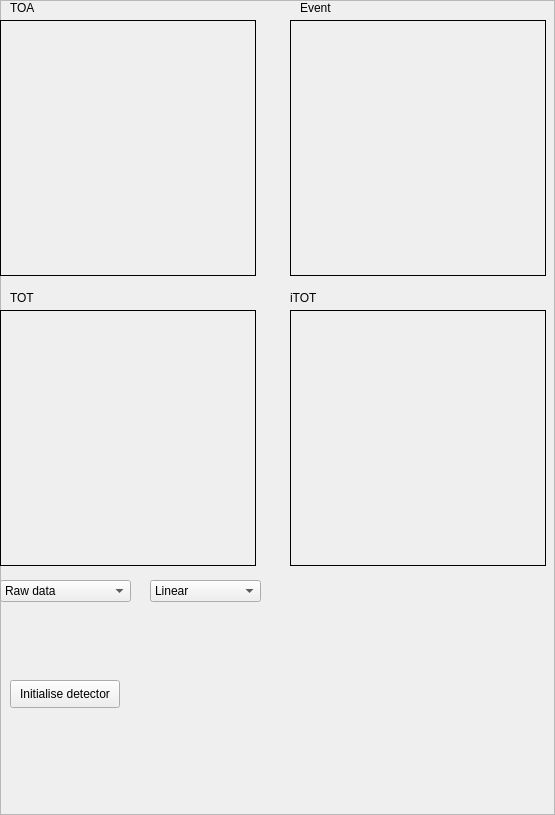
     <widget class="QFrame" name="frame">
      <property name="sizePolicy">
       <sizepolicy hsizetype="Ignored" vsizetype="Ignored">
        <horstretch>0</horstretch>
        <verstretch>0</verstretch>
       </sizepolicy>
      </property>
      <property name="frameShape">
       <enum>QFrame::StyledPanel</enum>
      </property>
      <property name="frameShadow">
       <enum>QFrame::Raised</enum>
      </property>
      <widget class="QLabel" name="label_image_frame1">
       <property name="geometry">
        <rect>
         <x>0</x>
         <y>20</y>
         <width>256</width>
         <height>256</height>
        </rect>
       </property>
       <property name="sizePolicy">
        <sizepolicy hsizetype="Ignored" vsizetype="Ignored">
         <horstretch>0</horstretch>
         <verstretch>0</verstretch>
        </sizepolicy>
       </property>
       <property name="minimumSize">
        <size>
         <width>256</width>
         <height>256</height>
        </size>
       </property>
       <property name="frameShape">
        <enum>QFrame::Box</enum>
       </property>
       <property name="text">
        <string/>
       </property>
      </widget>
      <widget class="QLabel" name="label_image_frame2">
       <property name="geometry">
        <rect>
         <x>0</x>
         <y>310</y>
         <width>256</width>
         <height>256</height>
        </rect>
       </property>
       <property name="frameShape">
        <enum>QFrame::Box</enum>
       </property>
       <property name="text">
        <string/>
       </property>
      </widget>
      <widget class="QLabel" name="label_measurement_type1">
       <property name="geometry">
        <rect>
         <x>10</x>
         <y>0</y>
         <width>55</width>
         <height>16</height>
        </rect>
       </property>
       <property name="text">
        <string>TOA</string>
       </property>
      </widget>
      <widget class="QLabel" name="label_measurement_type2">
       <property name="geometry">
        <rect>
         <x>10</x>
         <y>290</y>
         <width>55</width>
         <height>16</height>
        </rect>
       </property>
       <property name="text">
        <string>TOT</string>
       </property>
      </widget>
      <widget class="QLabel" name="label_image_frame3">
       <property name="geometry">
        <rect>
         <x>290</x>
         <y>20</y>
         <width>256</width>
         <height>256</height>
        </rect>
       </property>
       <property name="frameShape">
        <enum>QFrame::Box</enum>
       </property>
       <property name="text">
        <string/>
       </property>
      </widget>
      <widget class="QLabel" name="label_measurement_type3">
       <property name="geometry">
        <rect>
         <x>300</x>
         <y>0</y>
         <width>55</width>
         <height>16</height>
        </rect>
       </property>
       <property name="text">
        <string>Event</string>
       </property>
      </widget>
      <widget class="QLabel" name="label_image_frame4">
       <property name="geometry">
        <rect>
         <x>290</x>
         <y>310</y>
         <width>256</width>
         <height>256</height>
        </rect>
       </property>
       <property name="frameShape">
        <enum>QFrame::Box</enum>
       </property>
       <property name="text">
        <string/>
       </property>
      </widget>
      <widget class="QLabel" name="label_measurement_type4">
       <property name="geometry">
        <rect>
         <x>290</x>
         <y>290</y>
         <width>55</width>
         <height>16</height>
        </rect>
       </property>
       <property name="text">
        <string>iTOT</string>
       </property>
      </widget>
      <widget class="QLabel" name="label_8">
       <property name="geometry">
        <rect>
         <x>-170</x>
         <y>775</y>
         <width>55</width>
         <height>31</height>
        </rect>
       </property>
       <property name="text">
        <string>TextLabel</string>
       </property>
      </widget>
      <widget class="QLabel" name="label_counter">
       <property name="geometry">
        <rect>
         <x>10</x>
         <y>760</y>
         <width>431</width>
         <height>31</height>
        </rect>
       </property>
       <property name="text">
        <string/>
       </property>
      </widget>
      <widget class="QComboBox" name="comboBox_image_log_scale">
       <property name="geometry">
        <rect>
         <x>150</x>
         <y>580</y>
         <width>111</width>
         <height>22</height>
        </rect>
       </property>
       <item>
        <property name="text">
         <string>Linear</string>
        </property>
       </item>
       <item>
        <property name="text">
         <string>Logarithm</string>
        </property>
       </item>
      </widget>
      <widget class="QLabel" name="label_demo_mode">
       <property name="geometry">
        <rect>
         <x>130</x>
         <y>680</y>
         <width>201</width>
         <height>21</height>
        </rect>
       </property>
       <property name="font">
        <font>
         <family>Arial Black</family>
         <pointsize>10</pointsize>
         <weight>75</weight>
         <bold>true</bold>
        </font>
       </property>
       <property name="text">
        <string/>
       </property>
       <property name="wordWrap">
        <bool>true</bool>
       </property>
      </widget>
      <widget class="QPushButton" name="pushButton_initialise_detector">
       <property name="geometry">
        <rect>
         <x>10</x>
         <y>680</y>
         <width>110</width>
         <height>28</height>
        </rect>
       </property>
       <property name="text">
        <string>Initialise detector</string>
       </property>
      </widget>
      <widget class="QComboBox" name="comboBox_image_convention">
       <property name="geometry">
        <rect>
         <x>0</x>
         <y>580</y>
         <width>131</width>
         <height>22</height>
        </rect>
       </property>
       <item>
        <property name="text">
         <string>Raw data</string>
        </property>
       </item>
       <item>
        <property name="text">
         <string>EBSD convention</string>
        </property>
       </item>
       <item>
        <property name="text">
         <string>TEM convention</string>
        </property>
       </item>
      </widget>
     </widget>
